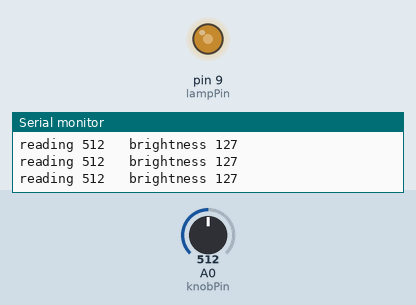
Recording of a sketch running on a simulated Arduino Uno, built with avr-gcc and run on an emulated ATmega328P. Shown: output pins drawn as LEDs (lit = HIGH), the last lines printed to the serial monitor. The test bench sets the inputs (shaded band); at power-on: A0 (knobPin) = 512.

Above: at 1.2 s.
1.3 s: A0 (knobPin) set to 716
At 2.5 s:
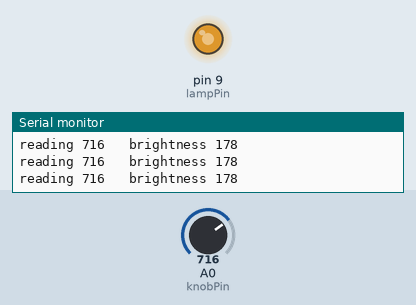
2.8 s: A0 (knobPin) set to 900
At 4.0 s:
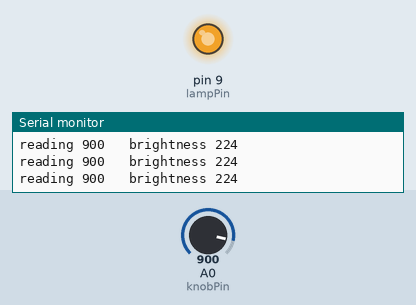
4.3 s: A0 (knobPin) set to 122
At 5.4 s:
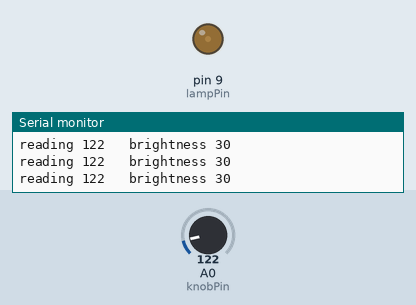
5.8 s: A0 (knobPin) set to 0
At 6.7 s:
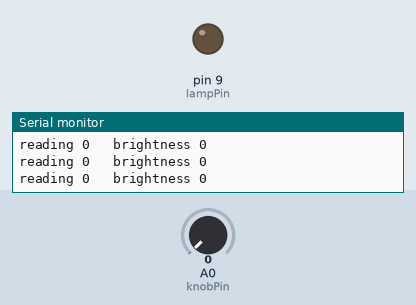
7.3 s: A0 (knobPin) set to 511
At 8.1 s:
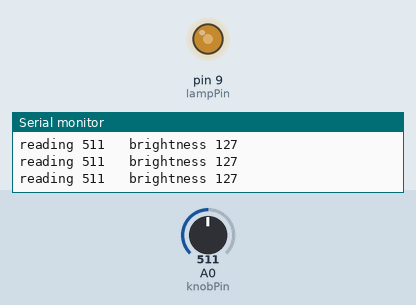
Timing chart, 0 to 9.8 s (numbered marks = the images above; inputs shaded):
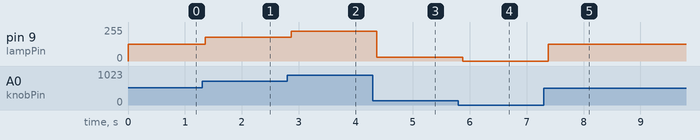

Measured:
- after the input at 1.3 s, pin 9 (lampPin): 127/255 → 178/255 after 0.06 s
- after the input at 2.8 s, pin 9 (lampPin): 178/255 → 224/255 after 0.06 s
- after the input at 4.3 s, pin 9 (lampPin): 224/255 → 30/255 after 0.07 s
- after the input at 5.8 s, pin 9 (lampPin): 30/255 → 0/255 after 0.08 s
- after the input at 7.3 s, pin 9 (lampPin): 0/255 → 127/255 after 0.08 s

The sketch:

b4_02_pot_dim_led.ino
```cpp
// ==================================================================
//   BAND 4, PART 6  -  TURNING ONE RANGE INTO ANOTHER
//
//   WHAT IT DOES
//     The knob controls the brightness of a light, and the serial
//     monitor shows you both numbers so you can see map working.
//
//     The knob gives 0 to 1023. Brightness needs 0 to 255.
//     map does the conversion.
//
//   WIRING
//     Knob as in b4_01.
//     LED long leg f20, short leg f22.
//     Resistor from j20 to j18. Wire h18 to pin 9.
//     Wire j22 to the minus rail.
//
//   THINGS TO TRY
//     map(reading, 0, 1023, 255, 0)  reverses the knob direction.
//     map(reading, 0, 1023, 60, 120) squeezes it into a narrow band.
// ==================================================================

int knobPin = A0;
int lampPin = 9;

void setup() {
  pinMode(lampPin, OUTPUT);
  Serial.begin(9600);
}

void loop() {
  int reading = analogRead(knobPin);
  int brightness = map(reading, 0, 1023, 0, 255);

  analogWrite(lampPin, brightness);

  Serial.print("reading ");
  Serial.print(reading);
  Serial.print("   brightness ");
  Serial.println(brightness);

  delay(150);
}
```
